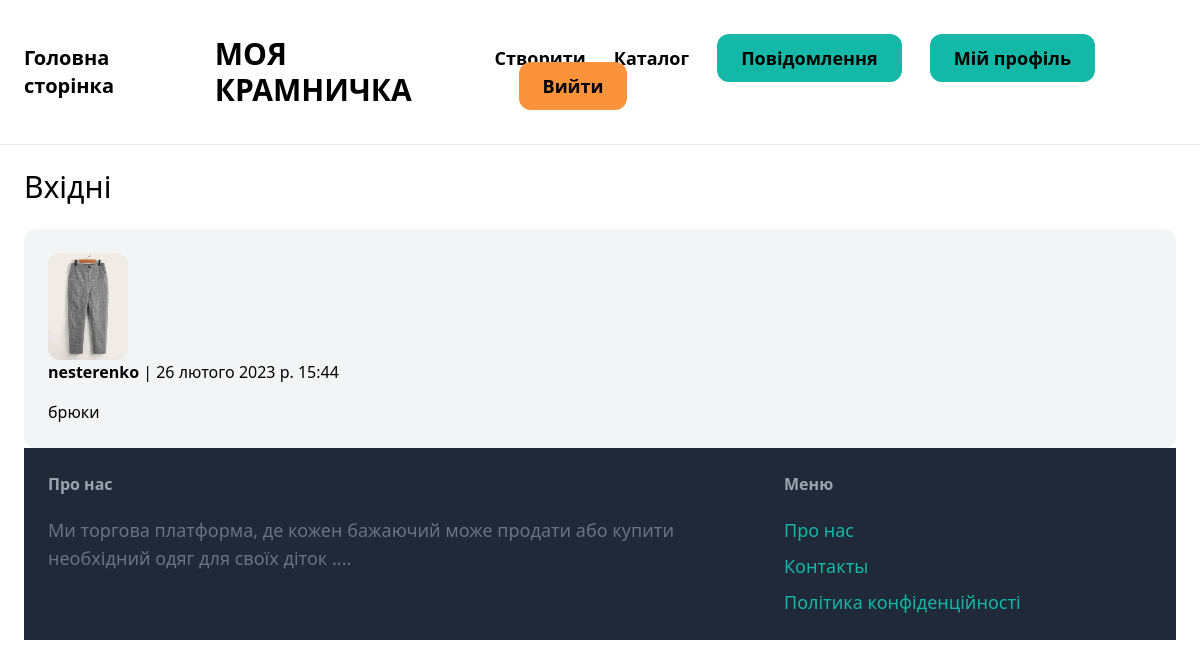
The page /inbox/ (signed in) on the database its author committed.
### conversation/models.py (models this page shows)
class Conversation(models.Model):
    item = models.ForeignKey(Item, related_name='conversations', on_delete=models.CASCADE)
    members = models.ManyToManyField(User, related_name='conversations')
    created_at = models.DateTimeField(auto_now_add=True)
    modified_at = models.DateTimeField(auto_now=True)
    class Meta:
        ordering = ('-modified_at',)

### item/models.py (models this page shows, shortened)
class Item(models.Model):
    category=models.ForeignKey(Category,related_name='items', on_delete=models.CASCADE , verbose_name='Категорія')
    name=models.CharField(max_length=255 , verbose_name='Назва')
    discription=models.TextField(blank=True, null=True , verbose_name='Опис')
    price=models.FloatField(verbose_name='Вартість')
    image = models.ImageField(upload_to='item_images',blank=True,null=True , verbose_name='Фото')
    is_sold = models.BooleanField(default=False , verbose_name='Продано')
    created_by = models.ForeignKey(User, related_name='items',on_delete=models.CASCADE)
    created_at=models.DateTimeField(auto_now_add=True)

### conversation/views.py (the view)
# urls.py: path('' , views.inbox, name = 'inbox'),
@login_required
def inbox(request):
    conversations = Conversation.objects.filter(members__in=[request.user.id])
    return render(request, 'conversation/inbox.html' , {
        'conversations':conversations
    })

### conversation/templates/conversation/inbox.html (shortened to what this page needs)
{% extends 'core/base.html' %}
{% block content %}
<h1 class="mb-6 text-3xl">Вхідні</h1>
<div class="space-y-6">
    {% for conversation in conversations %}
        <a href="{% url 'conversation:detail' conversation.id %}">
            <div class="p-6 flex bg-gray-100 rounded-xl">
                <div class="pr-6">
                    <img src="{{ conversation.item.image.url}}" class="w-20 rounded-xl">
                </div>
                <div>
                    {% for member in conversation.members.all %}
                        {% if member != request.user %}
                            <p class="mb-4"><strong>{{ member.username }}</strong> | {{ conversation.modified_at }}</p>
                            <p>{{ conversation.item.name }}</p>
                        {% endif %}
                    {% endfor %}
            </div>
        </a>
    {% endfor %}
</div>
{% endblock %}

### rows shown on the page
Conversation: item.image (picture), modified_at "26 лютого 2023 р. 15:44", item.name "брюки"

### other values the page prints
{{ member.username }} "nesterenko"
